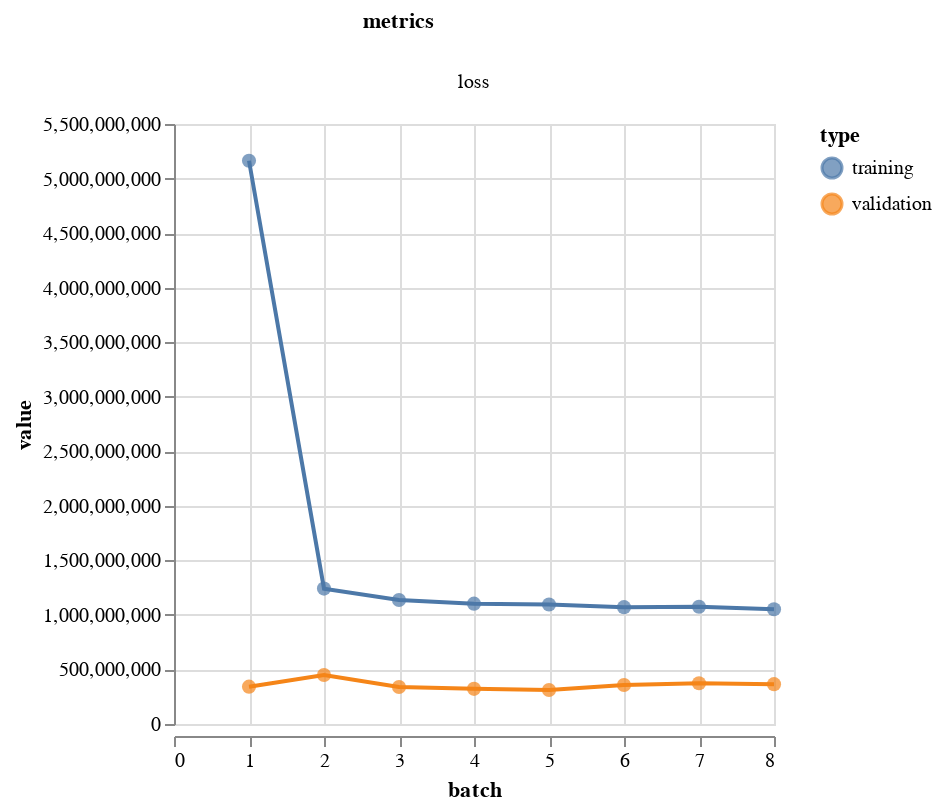

Source (notebook cell):
### Code cell
vis.metrics(output.history)

### Figure 1 — Vega-Lite specification as saved in the notebook (floating-point values rounded to 4 significant figures)
{"config": {"view": {"continuousWidth": 400, "continuousHeight": 300}}, "data": {"name": "data-d0d0812f4ae78ec5093cc876d0853253"}, "facet": {"column": {"type": "nominal", "field": "metrics"}}, "spec": {"layer": [{"mark": {"type": "circle", "size": 50}, "encoding": {"color": {"type": "nominal", "field": "type"}, "tooltip": [{"type": "quantitative", "field": "batch"}, {"type": "quantitative", "field": "value"}], "x": {"type": "quantitative", "field": "batch"}, "y": {"type": "quantitative", "field": "value"}}, "height": 300, "width": 300}, {"mark": "line", "encoding": {"color": {"type": "nominal", "field": "type"}, "x": {"type": "quantitative", "field": "batch"}, "y": {"type": "quantitative", "field": "value"}}, "height": 300, "width": 300}]}, "resolve": {"scale": {"y": "independent"}}, "$schema": "https://vega.github.io/schema/vega-lite/v4.8.1.json", "datasets": {"data-d0d0812f4ae78ec5093cc876d0853253": [{"batch": 1, "value": 5163000000.0, "type": "training", "metrics": "loss"}, {"batch": 2, "value": 1241000000.0, "type": "training", "metrics": "loss"}, {"batch": 3, "value": 1137000000.0, "type": "training", "metrics": "loss"}, {"batch": 4, "value": 1103000000.0, "type": "training", "metrics": "loss"}, {"batch": 5, "value": 1095000000.0, "type": "training", "metrics": "loss"}, {"batch": 6, "value": 1071000000.0, "type": "training", "metrics": "loss"}, {"batch": 7, "value": 1075000000.0, "type": "training", "metrics": "loss"}, {"batch": 8, "value": 1052000000.0, "type": "training", "metrics": "loss"}, {"batch": 1, "value": 342100000.0, "type": "validation", "metrics": "loss"}, {"batch": 2, "value": 448800000.0, "type": "validation", "metrics": "loss"}, {"batch": 3, "value": 339100000.0, "type": "validation", "metrics": "loss"}, {"batch": 4, "value": 322200000.0, "type": "validation", "metrics": "loss"}, {"batch": 5, "value": 311800000.0, "type": "validation", "metrics": "loss"}, {"batch": 6, "value": 357600000.0, "type": "validation", "metrics": "loss"}, {"batch": 7, "value": 373100000.0, "type": "validation", "metrics": "loss"}, {"batch": 8, "value": 365500000.0, "type": "validation", "metrics": "loss"}]}}
